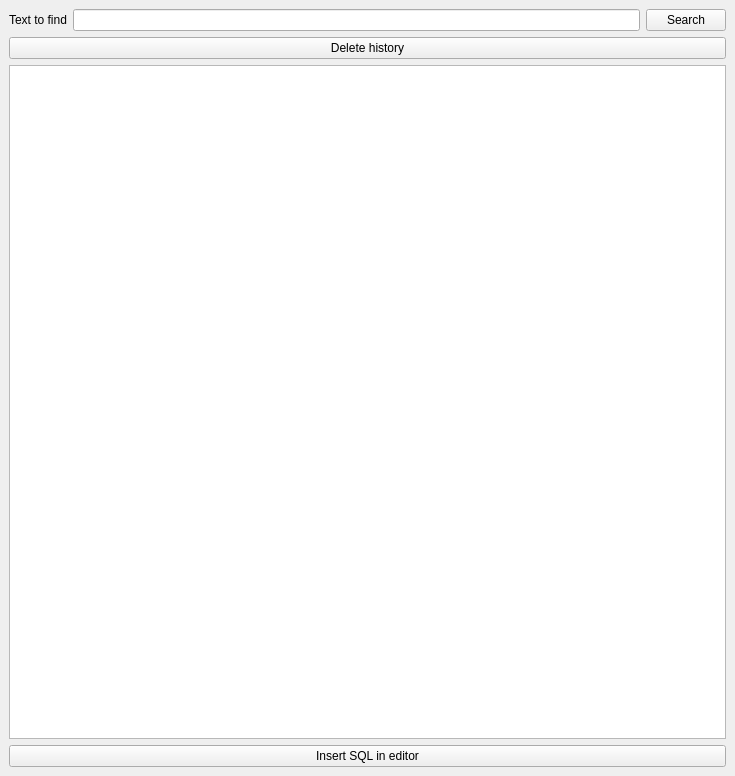
<?xml version="1.0" encoding="UTF-8"?>
<ui version="4.0">
 <class>history_window</class>
 <widget class="QMainWindow" name="history_window">
  <property name="geometry">
   <rect>
    <x>0</x>
    <y>0</y>
    <width>735</width>
    <height>776</height>
   </rect>
  </property>
  <property name="windowTitle">
   <string>History</string>
  </property>
  <property name="windowIcon">
   <iconset resource="resource.qrc">
    <normaloff>:/icons/icons/MSql.gif</normaloff>:/icons/icons/MSql.gif</iconset>
  </property>
  <widget class="QWidget" name="centralwidget">
   <property name="sizePolicy">
    <sizepolicy hsizetype="Expanding" vsizetype="Expanding">
     <horstretch>0</horstretch>
     <verstretch>0</verstretch>
    </sizepolicy>
   </property>
   <layout class="QGridLayout" name="gridLayout">
    <item row="2" column="0">
     <widget class="QTableView" name="o_lst1">
      <property name="font">
       <font>
        <pointsize>8</pointsize>
       </font>
      </property>
      <property name="selectionMode">
       <enum>QAbstractItemView::SingleSelection</enum>
      </property>
      <property name="selectionBehavior">
       <enum>QAbstractItemView::SelectRows</enum>
      </property>
     </widget>
    </item>
    <item row="1" column="0">
     <widget class="QPushButton" name="b_purge">
      <property name="text">
       <string>Delete history</string>
      </property>
      <property name="icon">
       <iconset resource="resource.qrc">
        <normaloff>:/icons/icons/failed.png</normaloff>:/icons/icons/failed.png</iconset>
      </property>
     </widget>
    </item>
    <item row="3" column="0">
     <widget class="QPushButton" name="b_insert_in_editor">
      <property name="text">
       <string>Insert SQL in editor</string>
      </property>
      <property name="icon">
       <iconset resource="resource.qrc">
        <normaloff>:/icons/icons/indent.png</normaloff>:/icons/icons/indent.png</iconset>
      </property>
     </widget>
    </item>
    <item row="0" column="0">
     <layout class="QHBoxLayout" name="horizontalLayout">
      <item>
       <widget class="QLabel" name="l_label6">
        <property name="text">
         <string>Text to find</string>
        </property>
       </widget>
      </item>
      <item>
       <widget class="QLineEdit" name="e_where_cond"/>
      </item>
      <item>
       <widget class="QPushButton" name="b_start">
        <property name="text">
         <string>Search</string>
        </property>
        <property name="icon">
         <iconset resource="resource.qrc">
          <normaloff>:/icons/icons/go.png</normaloff>:/icons/icons/go.png</iconset>
        </property>
       </widget>
      </item>
     </layout>
    </item>
   </layout>
  </widget>
 </widget>
 <tabstops>
  <tabstop>e_where_cond</tabstop>
  <tabstop>b_start</tabstop>
  <tabstop>b_purge</tabstop>
  <tabstop>o_lst1</tabstop>
  <tabstop>b_insert_in_editor</tabstop>
 </tabstops>
 <resources>
  <include location="resource.qrc"/>
 </resources>
 <connections>
  <connection>
   <sender>b_start</sender>
   <signal>clicked()</signal>
   <receiver>history_window</receiver>
   <slot>slot_start()</slot>
   <hints>
    <hint type="sourcelabel">
     <x>679</x>
     <y>50</y>
    </hint>
    <hint type="destinationlabel">
     <x>432</x>
     <y>173</y>
    </hint>
   </hints>
  </connection>
  <connection>
   <sender>b_purge</sender>
   <signal>clicked()</signal>
   <receiver>history_window</receiver>
   <slot>slot_purge()</slot>
   <hints>
    <hint type="sourcelabel">
     <x>552</x>
     <y>98</y>
    </hint>
    <hint type="destinationlabel">
     <x>632</x>
     <y>734</y>
    </hint>
   </hints>
  </connection>
 </connections>
 <slots>
  <slot>slot_start()</slot>
  <slot>slot_purge()</slot>
 </slots>
</ui>
